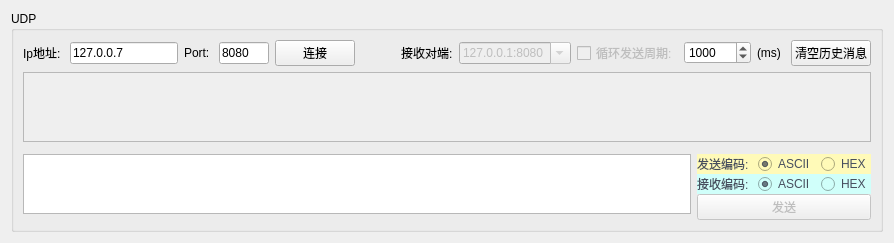
     <widget class="QWidget" name="tab_2">
      <attribute name="title">
       <string>UDP</string>
      </attribute>
      <layout class="QGridLayout" name="gridLayout_4">
       <item row="0" column="0">
        <widget class="QGroupBox" name="groupBox_3">
         <property name="title">
          <string>UDP</string>
         </property>
         <layout class="QGridLayout" name="gridLayout_5">
          <item row="1" column="0" colspan="2">
           <widget class="QScrollArea" name="scrollArea_3">
            <property name="widgetResizable">
             <bool>true</bool>
            </property>
            <widget class="QWidget" name="scrollAreaWidgetContents_3">
             <property name="geometry">
              <rect>
               <x>0</x>
               <y>0</y>
               <width>1179</width>
               <height>645</height>
              </rect>
             </property>
             <layout class="QVBoxLayout" name="verticalLayout_7">
              <property name="spacing">
               <number>0</number>
              </property>
              <property name="leftMargin">
               <number>0</number>
              </property>
              <property name="topMargin">
               <number>0</number>
              </property>
              <property name="bottomMargin">
               <number>0</number>
              </property>
              <item>
               <widget class="QLabel" name="label_udp_msg">
                <property name="text">
                 <string/>
                </property>
                <property name="alignment">
                 <set>Qt::AlignLeading|Qt::AlignLeft|Qt::AlignTop</set>
                </property>
               </widget>
              </item>
             </layout>
            </widget>
           </widget>
          </item>
          <item row="2" column="0" rowspan="2">
           <widget class="QTextEdit" name="textEdit_udp">
            <property name="maximumSize">
             <size>
              <width>16777215</width>
              <height>60</height>
             </size>
            </property>
           </widget>
          </item>
          <item row="3" column="1">
           <widget class="QWidget" name="widget_10" native="true">
            <property name="sizePolicy">
             <sizepolicy hsizetype="Maximum" vsizetype="Maximum">
              <horstretch>0</horstretch>
              <verstretch>0</verstretch>
             </sizepolicy>
            </property>
            <layout class="QVBoxLayout" name="verticalLayout_4">
             <property name="spacing">
              <number>0</number>
             </property>
             <property name="leftMargin">
              <number>0</number>
             </property>
             <property name="topMargin">
              <number>0</number>
             </property>
             <property name="rightMargin">
              <number>0</number>
             </property>
             <property name="bottomMargin">
              <number>0</number>
             </property>
             <item>
              <widget class="QWidget" name="widget_11" native="true">
               <property name="styleSheet">
                <string notr="true">background-color: rgb(255, 250, 184);color:#474e5e;</string>
               </property>
               <layout class="QHBoxLayout" name="horizontalLayout_12">
                <property name="spacing">
                 <number>6</number>
                </property>
                <property name="leftMargin">
                 <number>0</number>
                </property>
                <property name="topMargin">
                 <number>0</number>
                </property>
                <property name="rightMargin">
                 <number>0</number>
                </property>
                <property name="bottomMargin">
                 <number>0</number>
                </property>
                <item>
                 <widget class="QLabel" name="label_17">
                  <property name="text">
                   <string>发送编码: </string>
                  </property>
                 </widget>
                </item>
                <item>
                 <widget class="QRadioButton" name="radioButton_udp_ascii">
                  <property name="text">
                   <string>ASCII</string>
                  </property>
                  <property name="checked">
                   <bool>true</bool>
                  </property>
                 </widget>
                </item>
                <item>
                 <widget class="QRadioButton" name="radioButton_udp_hex">
                  <property name="text">
                   <string>HEX</string>
                  </property>
                 </widget>
                </item>
               </layout>
              </widget>
             </item>
             <item>
              <widget class="QWidget" name="widget_12" native="true">
               <property name="styleSheet">
                <string notr="true">background-color: rgb(208, 255, 250);color:#474e5e;</string>
               </property>
               <layout class="QHBoxLayout" name="horizontalLayout_13">
                <property name="spacing">
                 <number>6</number>
                </property>
                <property name="leftMargin">
                 <number>0</number>
                </property>
                <property name="topMargin">
                 <number>0</number>
                </property>
                <property name="rightMargin">
                 <number>0</number>
                </property>
                <property name="bottomMargin">
                 <number>0</number>
                </property>
                <item>
                 <widget class="QLabel" name="label_18">
                  <property name="text">
                   <string>接收编码: </string>
                  </property>
                 </widget>
                </item>
                <item>
                 <widget class="QRadioButton" name="radioButton_udp_ascii_2">
                  <property name="text">
                   <string>ASCII</string>
                  </property>
                  <property name="checked">
                   <bool>true</bool>
                  </property>
                 </widget>
                </item>
                <item>
                 <widget class="QRadioButton" name="radioButton_udp_hex_2">
                  <property name="text">
                   <string>HEX</string>
                  </property>
                 </widget>
                </item>
               </layout>
              </widget>
             </item>
             <item>
              <widget class="QPushButton" name="pushButton_udp_send">
               <property name="enabled">
                <bool>false</bool>
               </property>
               <property name="text">
                <string>发送</string>
               </property>
              </widget>
             </item>
            </layout>
           </widget>
          </item>
          <item row="0" column="0" colspan="2">
           <widget class="QWidget" name="widget_9" native="true">
            <property name="sizePolicy">
             <sizepolicy hsizetype="Preferred" vsizetype="Maximum">
              <horstretch>0</horstretch>
              <verstretch>0</verstretch>
             </sizepolicy>
            </property>
            <layout class="QHBoxLayout" name="horizontalLayout_11">
             <property name="leftMargin">
              <number>0</number>
             </property>
             <property name="topMargin">
              <number>0</number>
             </property>
             <property name="rightMargin">
              <number>0</number>
             </property>
             <property name="bottomMargin">
              <number>0</number>
             </property>
             <item>
              <widget class="QLabel" name="label_21">
               <property name="text">
                <string>Ip地址: </string>
               </property>
              </widget>
             </item>
             <item>
              <widget class="QLineEdit" name="lineEdit_udp_ip">
               <property name="sizePolicy">
                <sizepolicy hsizetype="Maximum" vsizetype="Fixed">
                 <horstretch>0</horstretch>
                 <verstretch>0</verstretch>
                </sizepolicy>
               </property>
               <property name="inputMask">
                <string/>
               </property>
               <property name="text">
                <string>127.0.0.7</string>
               </property>
               <property name="maxLength">
                <number>32767</number>
               </property>
              </widget>
             </item>
             <item>
              <widget class="QLabel" name="label_22">
               <property name="text">
                <string>Port: </string>
               </property>
              </widget>
             </item>
             <item>
              <widget class="QLineEdit" name="lineEdit_udp_port">
               <property name="maximumSize">
                <size>
                 <width>50</width>
                 <height>16777215</height>
                </size>
               </property>
               <property name="inputMask">
                <string>99999</string>
               </property>
               <property name="text">
                <string>8080</string>
               </property>
              </widget>
             </item>
             <item>
              <widget class="QPushButton" name="pushButton_udp_ok">
               <property name="text">
                <string>连接</string>
               </property>
              </widget>
             </item>
             <item>
              <spacer name="horizontalSpacer_3">
               <property name="orientation">
                <enum>Qt::Horizontal</enum>
               </property>
               <property name="sizeHint" stdset="0">
                <size>
                 <width>40</width>
                 <height>20</height>
                </size>
               </property>
              </spacer>
             </item>
             <item>
              <widget class="QLabel" name="label_23">
               <property name="text">
                <string>接收对端:</string>
               </property>
              </widget>
             </item>
             <item>
              <widget class="QComboBox" name="comboBox_udp">
               <property name="enabled">
                <bool>false</bool>
               </property>
               <property name="editable">
                <bool>true</bool>
               </property>
               <item>
                <property name="text">
                 <string>127.0.0.1:8080</string>
                </property>
               </item>
              </widget>
             </item>
             <item>
              <widget class="QCheckBox" name="checkBox_udp_auto">
               <property name="enabled">
                <bool>false</bool>
               </property>
               <property name="text">
                <string>循环发送周期:</string>
               </property>
              </widget>
             </item>
             <item>
              <widget class="QSpinBox" name="spinBox_udp_auto">
               <property name="minimum">
                <number>100</number>
               </property>
               <property name="maximum">
                <number>1000000</number>
               </property>
               <property name="value">
                <number>1000</number>
               </property>
              </widget>
             </item>
             <item>
              <widget class="QLabel" name="label_24">
               <property name="text">
                <string>(ms) </string>
               </property>
              </widget>
             </item>
             <item>
              <widget class="QPushButton" name="pushButton_udp_clr">
               <property name="text">
                <string>清空历史消息</string>
               </property>
              </widget>
             </item>
            </layout>
           </widget>
          </item>
         </layout>
        </widget>
       </item>
      </layout>
     </widget>
